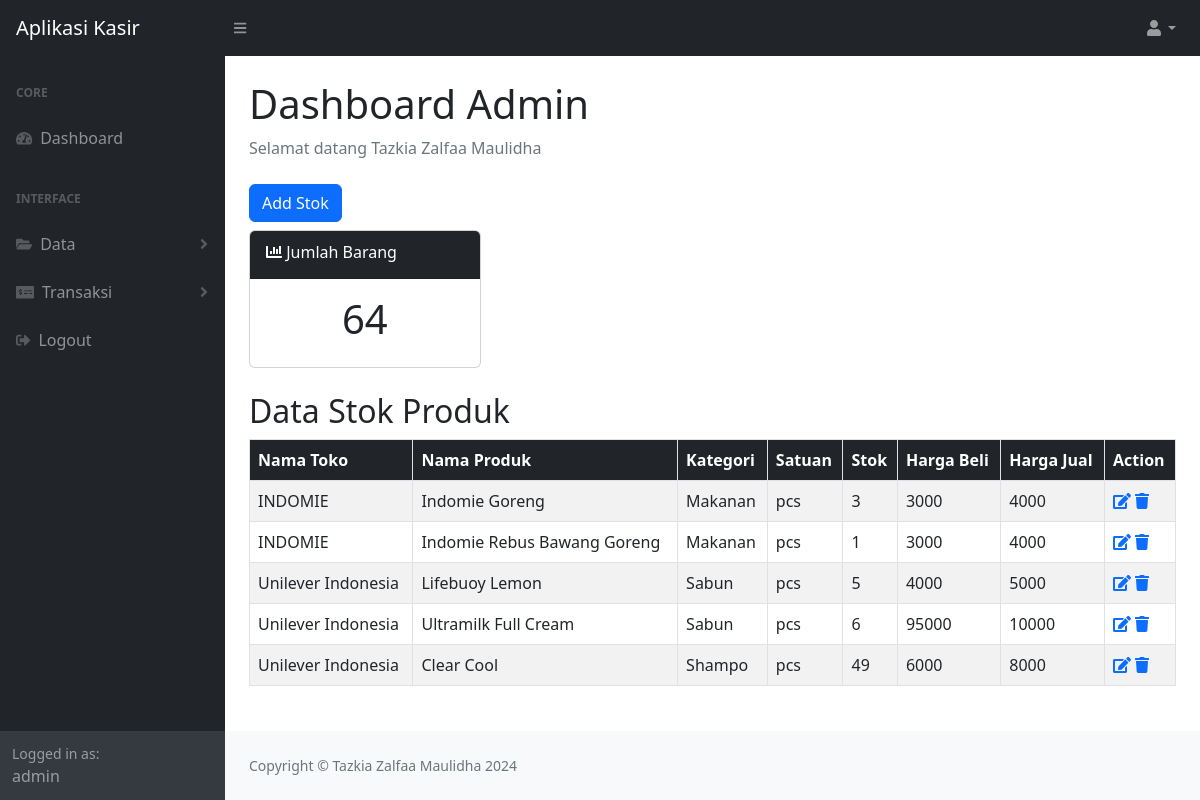
Page /stok.php (signed in) on the committed database.
### tables this page shows
CREATE TABLE `produk` (
  `produk_id` int(11) NOT NULL,
  `toko_id` int(11) DEFAULT NULL,
  `nama_produk` varchar(100) DEFAULT NULL,
  `kategori_id` int(11) DEFAULT NULL,
  `satuan` varchar(50) DEFAULT NULL,
  `harga_beli` int(25) DEFAULT NULL,
  `harga_jual` int(15) DEFAULT NULL,
  `created_at` timestamp NOT NULL DEFAULT current_timestamp(),
  `stok` int(5) NOT NULL
);

CREATE TABLE `toko` (
  `toko_id` int(11) NOT NULL,
  `nama_toko` varchar(50) DEFAULT NULL,
  `alamat` varchar(50) DEFAULT NULL,
  `no_hp` varchar(50) DEFAULT NULL,
  `created_at` timestamp NOT NULL DEFAULT current_timestamp()
);

CREATE TABLE `produk_kategori` (
  `kategori_id` int(11) NOT NULL,
  `nama_kategori` varchar(50) DEFAULT NULL,
  `created_at` timestamp NOT NULL DEFAULT current_timestamp()
);

### stok.php (the view, shortened to what this page needs)
<?php
require 'functions.php';
$query = "SELECT * FROM produk";
$result = mysqli_query($conn, $query);
$queryCountStok = "SELECT SUM(stok) AS total_stok FROM produk";
$resultCountStok = mysqli_query($conn, $queryCountStok);
$rowCountStok = mysqli_fetch_assoc($resultCountStok);
$totalStok = $rowCountStok['total_stok'];
?>
<!DOCTYPE html>
<html lang="en">
<head>
    <link href="https://cdn.jsdelivr.net/npm/simple-datatables@7.1.2/dist/style.min.css" rel="stylesheet">
    <link href="css/styles.css" rel="stylesheet">
    <link href="https://cdnjs.cloudflare.com/ajax/libs/font-awesome/5.15.4/css/all.min.css" rel="stylesheet">
</head>
<body class="sb-nav-fixed">
<nav class="sb-topnav navbar navbar-expand navbar-dark bg-dark">
        <a class="navbar-brand ps-3" href="#">Aplikasi Kasir</a>
        <button class="btn btn-link btn-sm order-1 order-lg-0 me-4 me-lg-0" id="sidebarToggle" href="#!"><i class="fas fa-bars"></i></button>
       <ul class="navbar-nav ms-auto me-0 me-md-3 my-2 my-md-0">
            <li class="nav-item dropdown">
                <a class="nav-link dropdown-toggle" id="navbarDropdown" href="#" role="button" data-bs-toggle="dropdown" aria-expanded="false"><i class="fas fa-user fa-fw"></i></a>
            </li>
        </ul>
    </nav>
        <div id="layoutSidenav">
            <div id="layoutSidenav_nav">
                <nav class="sb-sidenav accordion sb-sidenav-dark" id="sidenavAccordion">
                    <div class="sb-sidenav-menu">
                        <div class="nav">
                            <div class="sb-sidenav-menu-heading">Core</div>
                            <a class="nav-link" href="index.php">
                                <div class="sb-nav-link-icon"><i class="fas fa-tachometer-alt"></i></div>
                                Dashboard
                            </a>
                            <div class="sb-sidenav-menu-heading">Interface</div>
                            <a class="nav-link collapsed" href="#" data-bs-toggle="collapse" data-bs-target="#collapseLayouts" aria-expanded="false" aria-controls="collapseLayouts">
                               <div class="sb-nav-link-icon"><i class='fas fa-folder-open'></i></div>
                                Data
                                <div class="sb-sidenav-collapse-arrow"><i class="fas fa-angle-down"></i></div>
                            </a>
                            <a class="nav-link collapsed" href="#" data-bs-toggle="collapse" data-bs-target="#collapsePages" aria-expanded="false" aria-controls="collapsePages">
                            <div class="sb-nav-link-icon"><i class='fas fa-money-check-alt'></i></div>
                                Transaksi
                                <div class="sb-sidenav-collapse-arrow"><i class="fas fa-angle-down"></i></div>
                            </a>
                            <a class="nav-link" href="logout.php">
                                <div class="sb-nav-link-icon"><i class="fas fa-sign-out-alt"></i></div>
                                Logout
                            </a>
                        </div>
                    </div>
                    <div class="sb-sidenav-footer">
<div class="small">Logged in as:</div>
<?php
if (isset($_SESSION['username'])) {
    echo $_SESSION['username'];
} else {
    echo "Username tidak tersedia";
}
?>
                    </div>
                </nav>
            </div>
        <div id="layoutSidenav_content">
            <main>
                <div class="container-fluid px-4">
                    <h1 class="mt-4">Dashboard Admin</h1>
                    <ol class="breadcrumb mb-4">
                    <li class="breadcrumb-item active">Selamat datang
    <?php
    if (isset($_SESSION['nama_lengkap'])) {
        echo $_SESSION['nama_lengkap'];
    } else {
        echo "Nama lengkap tidak tersedia";
    }
    ?>
</li>
                    </ol>
                    <div class="col-xl-3 col-md-6">
    <button type="button" class="btn btn-primary" data-bs-toggle="modal" data-bs-target="#addProductModal">
        Add Stok
    </button>
    <div class="card mt-2">
        <div class="card-header bg-dark text-white">
            <h6 class="pt-1"><i class="fas fa-chart-bar"></i> Jumlah Barang</h6>
        </div>
        <div class="card-body">
            <center>
            <h1><?php echo $totalStok; ?></h1>
            </center>
        </div>
    </div>
</div>
                    <div class="row mt-4">
                        <div class="col-12">
                            <h2>Data Stok Produk</h2>
                            <table class="table table-striped table-bordered">
                                <thead class="bg-dark text-white">
                                    <tr>
                                        <th scope="col">Nama Toko</th>
                                        <th scope="col">Nama Produk</th>
                                        <th scope="col">Kategori</th>
                                        <th scope="col">Satuan</th>
                                        <th scope="col">Stok</th>
                                        <th scope="col">Harga Beli</th>
                                        <th scope="col">Harga Jual</th>
                                        <th scope="col">Action</th>
                                    </tr>
                                </thead>
                                <tbody>
                                <?php while ($row = mysqli_fetch_assoc($result)) : ?>
                                    <tr>
                                        <?php
                                        $toko_id = $row['toko_id'];
                                        $nama_toko = '';
                                        $query_toko = "SELECT nama_toko FROM toko WHERE toko_id = '$toko_id'";
                                        $result_toko = mysqli_query($conn, $query_toko);
                                        if ($result_toko && mysqli_num_rows($result_toko) > 0) {
                                            $row_toko = mysqli_fetch_assoc($result_toko);
                                            $nama_toko = $row_toko['nama_toko'];
                                        }
                                        $kategori_id = $row['kategori_id'];
                                        $nama_kategori = '';
                                        $query_kategori = "SELECT nama_kategori FROM produk_kategori WHERE kategori_id = '$kategori_id'";
                                        $result_kategori = mysqli_query($conn, $query_kategori);
                                        if ($result_kategori && mysqli_num_rows($result_kategori) > 0) {
                                            $row_kategori = mysqli_fetch_assoc($result_kategori);
                                            $nama_kategori = $row_kategori['nama_kategori'];
                                        }
                                        ?>
                                        <td><?php echo $nama_toko; ?></td>
                                        <td><?php echo $row['nama_produk']; ?></td>
                                        <td><?php echo $nama_kategori; ?></td>
                                        <td><?php echo $row['satuan']; ?></td>
                                        <td><?php echo isset($row['stok']) ? $row['stok'] : 'Data stok tidak tersedia'; ?></td>
                                        <td><?php echo $row['harga_beli']; ?></td>
                                        <td><?php echo $row['harga_jual']; ?></td>
                                        <td>
    <a href="#" data-bs-toggle="modal" data-bs-target="#editProductModal<?php echo $row['produk_id']; ?>"><i class="fas fa-edit"></i></a>
    <a href="#" onclick="confirmDelete(<?php echo $row['produk_id']; ?>)"><i class="fas fa-trash"></i></a>
</td>
                                <?php endwhile; ?>
                                </tbody>
                            </table>
                        </div>
                    </div>
                </div>
            </main>
            <footer class="py-4 bg-light mt-auto">
                <div class="container-fluid px-4">
                    <div class="d-flex align-items-center justify-content-between small">
                        <div class="text-muted">Copyright &copy; Tazkia Zalfaa Maulidha 2024</div>
                    </div>
                </div>
            </footer>
        </div>
    </div>
</body>
</html>

### rows in the picture
produk: toko.nama_toko "INDOMIE", nama_produk "Indomie Goreng", kategori.nama_kategori "Makanan", satuan "pcs", stok "3", harga_beli "3000", harga_jual "4000"
produk: toko.nama_toko "INDOMIE", nama_produk "Indomie Rebus Bawang Goreng", kategori.nama_kategori "Makanan", satuan "pcs", stok "1", harga_beli "3000", harga_jual "4000"
produk: toko.nama_toko "Unilever Indonesia", nama_produk "Lifebuoy Lemon", kategori.nama_kategori "Sabun", satuan "pcs", stok "5", harga_beli "4000", harga_jual "5000"
produk: toko.nama_toko "Unilever Indonesia", nama_produk "Ultramilk Full Cream", kategori.nama_kategori "Sabun", satuan "pcs", stok "6", harga_beli "95000", harga_jual "10000"
produk: toko.nama_toko "Unilever Indonesia", nama_produk "Clear Cool", kategori.nama_kategori "Shampo", satuan "pcs", stok "49", harga_beli "6000", harga_jual "8000"

### other values in the picture
$_SESSION['username'] "admin"
$_SESSION['nama_lengkap'] "Tazkia Zalfaa Maulidha"
$totalStok "64"
